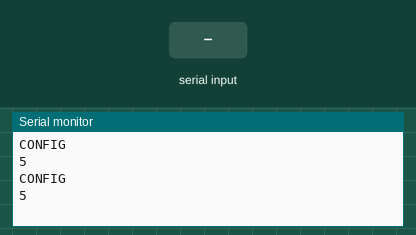
A sketch run on a simulated Arduino Uno, built with avr-gcc and run on an emulated ATmega328P. On the bench: the last lines printed to the serial monitor. The inputs (shaded band) are chosen by the test bench.

Above: at 1.2 s.
1.3 s: "s" received over Serial
At 2.3 s:
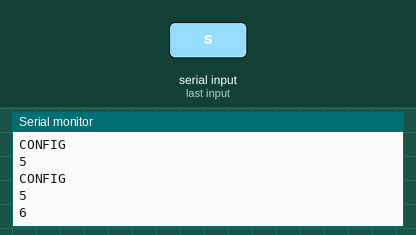
2.8 s: "l" received over Serial
At 3.4 s:
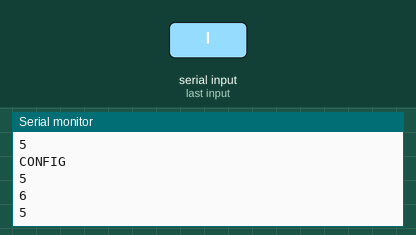
4.3 s: "c" received over Serial
At 5.9 s:
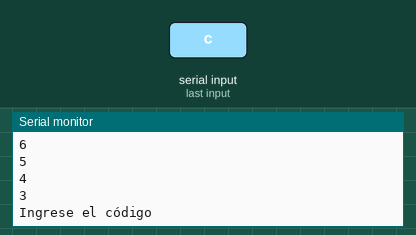
6.2 s: "4321" received over Serial
At 7.3 s:
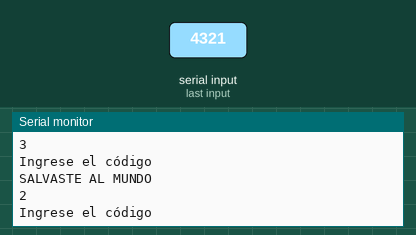
Timing chart, 0 to 8.7 s (numbered marks = the images above; inputs shaded):
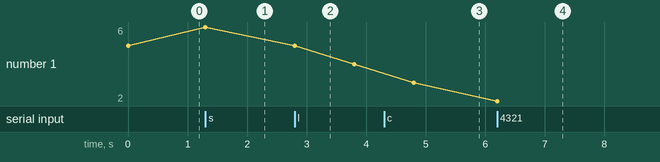

Measured:
- after the input at 1.3 s, the serial monitor: prints a new line at once (image 1)
- after the input at 4.3 s, the serial monitor: prints a new line after 0.50 s (image 3)
- after the input at 6.2 s, the serial monitor: prints a new line at once (image 4)
- plotted number 1: 5 → 6 after the input at 1.3 s, 6 → 4 after the input at 2.8 s, 3 → 2 after the input at 6.2 s

The sketch:

sketch_jul31a.ino
```cpp
char configuracion;
char codigo;
String contras;
bool pausado = false;

static uint32_t lastTime;
static uint32_t currentTime;
int tiempo = 5;

const int botonSubir = 2; // Pin para el botón S
const int botonBajar = 3; // Pin para el botón B

void setup() {
  pinMode(botonSubir, INPUT);
  pinMode(botonBajar, INPUT);
  Serial.begin(115200);
}

void loop() {
  task1();
}

void task1() {
  enum class Task1States {
    INIT,
    WAIT_FOR_TIMEOUT
  };

  static Task1States task1State = Task1States::INIT;

  switch (task1State) {
    case Task1States::INIT: {
      Serial.begin(115200);
      lastTime = millis();
      task1State = Task1States::WAIT_FOR_TIMEOUT;
      break;
    }

    case Task1States::WAIT_FOR_TIMEOUT: {
      Serial.println("CONFIG");
      Serial.println(tiempo);
      CONFIG();
      break;
    }

    default: {
      break;
    }
  }
}

void CONFIG() {
  Serial.println("CONFIG");
  Serial.println(tiempo);

  while (true) {
    if (Serial.available() > 0) {
      configuracion = Serial.read();

      switch (configuracion) {
        case 's': {
          if (tiempo < 150) {
            tiempo++;
          }
          break;
        }
        case 'b': {
          if (tiempo > 0) {
            tiempo--;
          }
          break;
        }
        case 'l': {
          CUENTA();
          break;
        }
        default: {
          Serial.println("CONFIG");
          break;
        }
      }
      Serial.println(tiempo); // Mostrar el nuevo valor de tiempo
      delay(1000);
    }
  }
}

void CUENTA() {
  while (true) {
    currentTime = millis();
    if ((currentTime - lastTime) >= 1000) {
      tiempo--;
      lastTime = currentTime;
      Serial.println(tiempo); // Mostrar el nuevo valor de tiempo


    if (Serial.available() > 0) {
      codigo = Serial.read();
    }

    if (codigo == 'c') {
      CONTRASENA();
    }

    if (tiempo <= 0) {
      Serial.println("RADIACIÓN NUCLEAR ACTIVA");
      delay(2000);
      break; // Terminar el loop en lugar de llamar a loop() directamente
    }
    }
  }
}

void CONTRASENA() {
  Serial.println("Ingrese el código");
  contras = ""; // Limpiar la cadena de entrada

  while (true) {
    if (Serial.available() > 0) {
      char inputChar = Serial.read();
      contras += inputChar; // Agregar el carácter leído a la cadena

      // Verificar si la contraseña es correcta
      if (contras == "4321") {
        Serial.println("SALVASTE AL MUNDO");
        break; // Salir del bucle si la contraseña es correcta
      } else if (contras.length() >= 4) { // Si la longitud de la cadena es mayor o igual a 4 y no es correcta
        Serial.println("Contraseña incorrecta");
        contras = ""; // Limpiar la cadena para volver a intentarlo
        FATAL();

      }
    }
  }
}


void FATAL (){
 while (true) {
    currentTime = millis();

      tiempo--;
      lastTime = currentTime;
      Serial.println(tiempo); // Mostrar el nuevo valor de tiempo
    delay(1000);

    if (Serial.available() > 0) {
      codigo = Serial.read();
    }


    if (tiempo <= 0) {
      Serial.println("RADIACIÓN NUCLEAR ACTIVA");
      delay(2000);

      loop();
      break; // Terminar el loop en lugar de llamar a loop() directamente
    }

  }


  }
```
